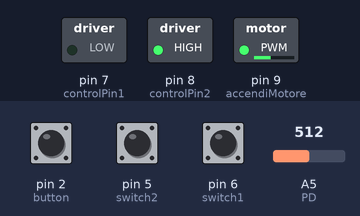
This sketch was run on a simulated Arduino Uno, built with avr-gcc and run on an emulated ATmega328P. Parts: switched loads named in the sketch (green lamp = pin HIGH). The test bench sets the inputs (shaded band); at power-on: pin 6 (switch1) HIGH, pin 5 (switch2) HIGH, pin 2 (button) LOW, A5 (PD) = 512. What the sketch prints to the serial monitor is not drawn.

Above: at 1.3 s.
1.4 s: pin 6 (switch1) pulled LOW for 0.15 s
At 2.0 s:
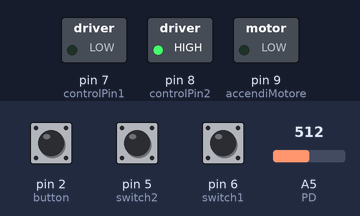
At 4.2 s:
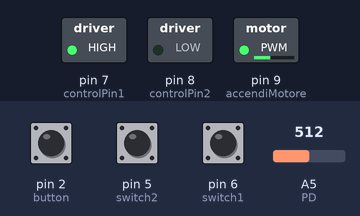
4.5 s: pin 5 (switch2) pulled LOW for 0.15 s
At 5.6 s:
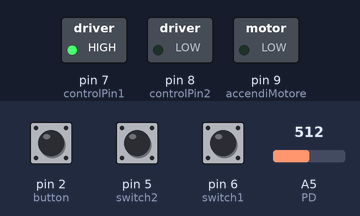
Timing chart, 0 to 7.5 s (numbered marks = the images above; inputs shaded):
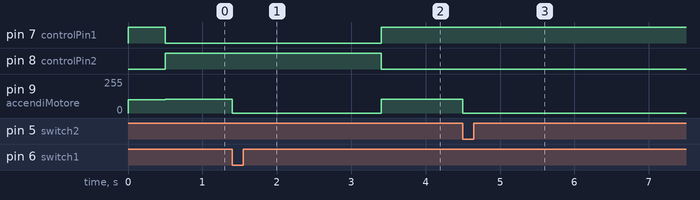

Measured:
- after the input at 1.4 s, pin 7 (controlPin1): LOW → HIGH after 2.0 s; pin 8 (controlPin2): HIGH → LOW after 2.0 s; pin 9 (accendiMotore): 105/255 → 0/255 at once, → 103/255 2.0 s later
- after the input at 4.5 s, pin 9 (accendiMotore): 103/255 → 0/255 at once

The sketch:

arduino.ino
```cpp
// PIN
const int controlPin1 = 7;     // H-bridge pin
const int controlPin2 = 8;     // H-bridge pin
const int accendiMotore = 9;   // motor pin

const int button = 2;     // calibration button

const int PD = A5;      // photodiode

const int switch1 = 6;   // near switch1 pin
const int switch2 = 5;   // far switch2 pin

// DEFINE
#define CALIBRATION 11
#define MEASUREMENT 0
#define N_VALUES 20
#define MAX_ADC 1023
#define MAX_IN_ARDUINO 5

// VARIABLES INITIALIZATION
int velocitaMotore1 = 105; //135
int velocitaMotore2 = 103; //89

int value = 0;
float volt = 0;
float sum = 0;
float initial_value = 0;
float final_value = 0;
float dist = 0;
int distance = 0;

int state = CALIBRATION;

// FUNCTIONS

void calibration()
{
  digitalWrite(controlPin1, HIGH);
  digitalWrite(controlPin2, LOW);
  analogWrite(accendiMotore, 100);
  delay(500);

  analogWrite(accendiMotore, 0);

  digitalWrite(controlPin1, LOW);
  digitalWrite(controlPin2, HIGH);

  analogWrite(accendiMotore, velocitaMotore1);

  while(digitalRead(switch1)==HIGH);

  analogWrite(accendiMotore, 0);

  for(int i=0;i<N_VALUES;i++)
  {
    value = analogRead(PD);
    volt = float(value)/MAX_ADC*MAX_IN_ARDUINO;
    delay(100);
    sum+=volt;
  }
  initial_value = sum/N_VALUES;
  sum = 0;

  digitalWrite(controlPin1, HIGH);
  digitalWrite(controlPin2, LOW);

  analogWrite(accendiMotore, velocitaMotore2);

  while(digitalRead(switch2)==HIGH);

  analogWrite(accendiMotore, 0);

//  digitalWrite(controlPin1, LOW);
//  digitalWrite(controlPin2, HIGH);
//
//  analogWrite(accendiMotore, 80);
//  delay(85);
//  analogWrite(accendiMotore, 0);

  for(int i=0;i<N_VALUES;i++)
  {
    value = analogRead(PD);
    volt = float(value)/MAX_ADC*MAX_IN_ARDUINO;
    delay(100);
    sum+=volt;
  }
  final_value = sum/N_VALUES;
  sum = 0;

  Serial.println(initial_value);

  Serial.println(final_value);
}

void measurement()
{
  for(int i=0;i<10;i++)
  {
    value = analogRead(PD);
    volt = float(value)/MAX_ADC*MAX_IN_ARDUINO;
    delay(100);
    sum+=volt;
  }
  final_value = sum/10;
  sum = 0;

  Serial.println(final_value);

  while(!Serial.available());
  distance = Serial.readString().toInt();
}


void setup() {

  pinMode(button, INPUT);
  pinMode(PD, INPUT);
  pinMode(switch1, INPUT_PULLUP);
  pinMode(switch2, INPUT_PULLUP);
  pinMode(controlPin1, OUTPUT);
  pinMode(controlPin2, OUTPUT);
  digitalWrite(accendiMotore, LOW);
  Serial.begin(115200);
  Serial.setTimeout(1);

  //p.begin("python");
  //p.addParameter("C:\Users\chiar\OneDrive\università\4_quarto_anno\Tech for sensors\Lab\Python_code\code.py");
  //p.run();
}


void loop() {

  if(state==CALIBRATION || digitalRead(button)==HIGH)
  {
    if(digitalRead(button)==HIGH)
    {
      Serial.println(CALIBRATION);
    }
    state = MEASUREMENT;

    calibration();

  }

  measurement();

}
```
